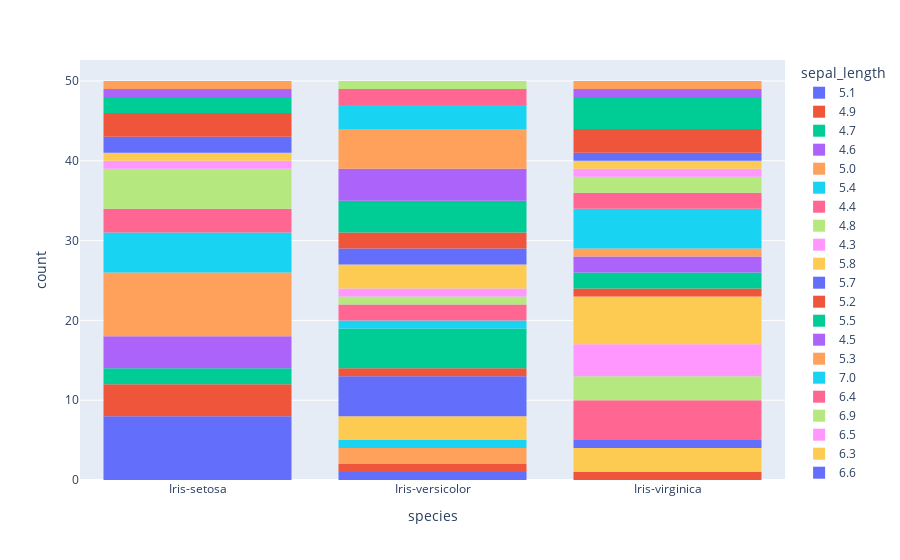

Write notebook code for a chart like this one.
### Code cell
import plotly.express as px

fig1 = px.histogram(Iris, x="species", color="sepal_length")  
fig1.show()

### Figure 1 — Plotly figure (JSON) as saved in the notebook; plotly's stock layout.template omitted (floating-point values rounded to 4 significant figures)
{"data": [{"alignmentgroup": "True", "bingroup": "x", "hovertemplate": "sepal_length=5.1<br>species=%{x}<br>count=%{y}<extra></extra>", "legendgroup": "5.1", "marker": {"color": "#636efa", "pattern": {"shape": ""}}, "name": "5.1", "offsetgroup": "5.1", "orientation": "v", "showlegend": true, "type": "histogram", "x": ["Iris-setosa", "Iris-setosa", "Iris-setosa", "Iris-setosa", "Iris-setosa", "Iris-setosa", "Iris-setosa", "Iris-setosa", "Iris-versicolor"], "xaxis": "x", "yaxis": "y"}, {"alignmentgroup": "True", "bingroup": "x", "hovertemplate": "sepal_length=4.9<br>species=%{x}<br>count=%{y}<extra></extra>", "legendgroup": "4.9", "marker": {"color": "#EF553B", "pattern": {"shape": ""}}, "name": "4.9", "offsetgroup": "4.9", "orientation": "v", "showlegend": true, "type": "histogram", "x": ["Iris-setosa", "Iris-setosa", "Iris-setosa", "Iris-setosa", "Iris-versicolor", "Iris-virginica"], "xaxis": "x", "yaxis": "y"}, {"alignmentgroup": "True", "bingroup": "x", "hovertemplate": "sepal_length=4.7<br>species=%{x}<br>count=%{y}<extra></extra>", "legendgroup": "4.7", "marker": {"color": "#00cc96", "pattern": {"shape": ""}}, "name": "4.7", "offsetgroup": "4.7", "orientation": "v", "showlegend": true, "type": "histogram", "x": ["Iris-setosa", "Iris-setosa"], "xaxis": "x", "yaxis": "y"}, {"alignmentgroup": "True", "bingroup": "x", "hovertemplate": "sepal_length=4.6<br>species=%{x}<br>count=%{y}<extra></extra>", "legendgroup": "4.6", "marker": {"color": "#ab63fa", "pattern": {"shape": ""}}, "name": "4.6", "offsetgroup": "4.6", "orientation": "v", "showlegend": true, "type": "histogram", "x": ["Iris-setosa", "Iris-setosa", "Iris-setosa", "Iris-setosa"], "xaxis": "x", "yaxis": "y"}, {"alignmentgroup": "True", "bingroup": "x", "hovertemplate": "sepal_length=5.0<br>species=%{x}<br>count=%{y}<extra></extra>", "legendgroup": "5.0", "marker": {"color": "#FFA15A", "pattern": {"shape": ""}}, "name": "5.0", "offsetgroup": "5.0", "orientation": "v", "showlegend": true, "type": "histogram", "x": ["Iris-setosa", "Iris-setosa", "Iris-setosa", "Iris-setosa", "Iris-setosa", "Iris-setosa", "Iris-setosa", "Iris-setosa", "Iris-versicolor", "Iris-versicolor"], "xaxis": "x", "yaxis": "y"}, {"alignmentgroup": "True", "bingroup": "x", "hovertemplate": "sepal_length=5.4<br>species=%{x}<br>count=%{y}<extra></extra>", "legendgroup": "5.4", "marker": {"color": "#19d3f3", "pattern": {"shape": ""}}, "name": "5.4", "offsetgroup": "5.4", "orientation": "v", "showlegend": true, "type": "histogram", "x": ["Iris-setosa", "Iris-setosa", "Iris-setosa", "Iris-setosa", "Iris-setosa", "Iris-versicolor"], "xaxis": "x", "yaxis": "y"}, {"alignmentgroup": "True", "bingroup": "x", "hovertemplate": "sepal_length=4.4<br>species=%{x}<br>count=%{y}<extra></extra>", "legendgroup": "4.4", "marker": {"color": "#FF6692", "pattern": {"shape": ""}}, "name": "4.4", "offsetgroup": "4.4", "orientation": "v", "showlegend": true, "type": "histogram", "x": ["Iris-setosa", "Iris-setosa", "Iris-setosa"], "xaxis": "x", "yaxis": "y"}, {"alignmentgroup": "True", "bingroup": "x", "hovertemplate": "sepal_length=4.8<br>species=%{x}<br>count=%{y}<extra></extra>", "legendgroup": "4.8", "marker": {"color": "#B6E880", "pattern": {"shape": ""}}, "name": "4.8", "offsetgroup": "4.8", "orientation": "v", "showlegend": true, "type": "histogram", "x": ["Iris-setosa", "Iris-setosa", "Iris-setosa", "Iris-setosa", "Iris-setosa"], "xaxis": "x", "yaxis": "y"}, {"alignmentgroup": "True", "bingroup": "x", "hovertemplate": "sepal_length=4.3<br>species=%{x}<br>count=%{y}<extra></extra>", "legendgroup": "4.3", "marker": {"color": "#FF97FF", "pattern": {"shape": ""}}, "name": "4.3", "offsetgroup": "4.3", "orientation": "v", "showlegend": true, "type": "histogram", "x": ["Iris-setosa"], "xaxis": "x", "yaxis": "y"}, {"alignmentgroup": "True", "bingroup": "x", "hovertemplate": "sepal_length=5.8<br>species=%{x}<br>count=%{y}<extra></extra>", "legendgroup": "5.8", "marker": {"color": "#FECB52", "pattern": {"shape": ""}}, "name": "5.8", "offsetgroup": "5.8", "orientation": "v", "showlegend": true, "type": "histogram", "x": ["Iris-setosa", "Iris-versicolor", "Iris-versicolor", "Iris-versicolor", "Iris-virginica", "Iris-virginica", "Iris-virginica"], "xaxis": "x", "yaxis": "y"}, {"alignmentgroup": "True", "bingroup": "x", "hovertemplate": "sepal_length=5.7<br>species=%{x}<br>count=%{y}<extra></extra>", "legendgroup": "5.7", "marker": {"color": "#636efa", "pattern": {"shape": ""}}, "name": "5.7", "offsetgroup": "5.7", "orientation": "v", "showlegend": true, "type": "histogram", "x": ["Iris-setosa", "Iris-setosa", "Iris-versicolor", "Iris-versicolor", "Iris-versicolor", "Iris-versicolor", "Iris-versicolor", "Iris-virginica"], "xaxis": "x", "yaxis": "y"}, {"alignmentgroup": "True", "bingroup": "x", "hovertemplate": "sepal_length=5.2<br>species=%{x}<br>count=%{y}<extra></extra>", "legendgroup": "5.2", "marker": {"color": "#EF553B", "pattern": {"shape": ""}}, "name": "5.2", "offsetgroup": "5.2", "orientation": "v", "showlegend": true, "type": "histogram", "x": ["Iris-setosa", "Iris-setosa", "Iris-setosa", "Iris-versicolor"], "xaxis": "x", "yaxis": "y"}, {"alignmentgroup": "True", "bingroup": "x", "hovertemplate": "sepal_length=5.5<br>species=%{x}<br>count=%{y}<extra></extra>", "legendgroup": "5.5", "marker": {"color": "#00cc96", "pattern": {"shape": ""}}, "name": "5.5", "offsetgroup": "5.5", "orientation": "v", "showlegend": true, "type": "histogram", "x": ["Iris-setosa", "Iris-setosa", "Iris-versicolor", "Iris-versicolor", "Iris-versicolor", "Iris-versicolor", "Iris-versicolor"], "xaxis": "x", "yaxis": "y"}, {"alignmentgroup": "True", "bingroup": "x", "hovertemplate": "sepal_length=4.5<br>species=%{x}<br>count=%{y}<extra></extra>", "legendgroup": "4.5", "marker": {"color": "#ab63fa", "pattern": {"shape": ""}}, "name": "4.5", "offsetgroup": "4.5", "orientation": "v", "showlegend": true, "type": "histogram", "x": ["Iris-setosa"], "xaxis": "x", "yaxis": "y"}, {"alignmentgroup": "True", "bingroup": "x", "hovertemplate": "sepal_length=5.3<br>species=%{x}<br>count=%{y}<extra></extra>", "legendgroup": "5.3", "marker": {"color": "#FFA15A", "pattern": {"shape": ""}}, "name": "5.3", "offsetgroup": "5.3", "orientation": "v", "showlegend": true, "type": "histogram", "x": ["Iris-setosa"], "xaxis": "x", "yaxis": "y"}, {"alignmentgroup": "True", "bingroup": "x", "hovertemplate": "sepal_length=7.0<br>species=%{x}<br>count=%{y}<extra></extra>", "legendgroup": "7.0", "marker": {"color": "#19d3f3", "pattern": {"shape": ""}}, "name": "7.0", "offsetgroup": "7.0", "orientation": "v", "showlegend": true, "type": "histogram", "x": ["Iris-versicolor"], "xaxis": "x", "yaxis": "y"}, {"alignmentgroup": "True", "bingroup": "x", "hovertemplate": "sepal_length=6.4<br>species=%{x}<br>count=%{y}<extra></extra>", "legendgroup": "6.4", "marker": {"color": "#FF6692", "pattern": {"shape": ""}}, "name": "6.4", "offsetgroup": "6.4", "orientation": "v", "showlegend": true, "type": "histogram", "x": ["Iris-versicolor", "Iris-versicolor", "Iris-virginica", "Iris-virginica", "Iris-virginica", "Iris-virginica", "Iris-virginica"], "xaxis": "x", "yaxis": "y"}, {"alignmentgroup": "True", "bingroup": "x", "hovertemplate": "sepal_length=6.9<br>species=%{x}<br>count=%{y}<extra></extra>", "legendgroup": "6.9", "marker": {"color": "#B6E880", "pattern": {"shape": ""}}, "name": "6.9", "offsetgroup": "6.9", "orientation": "v", "showlegend": true, "type": "histogram", "x": ["Iris-versicolor", "Iris-virginica", "Iris-virginica", "Iris-virginica"], "xaxis": "x", "yaxis": "y"}, {"alignmentgroup": "True", "bingroup": "x", "hovertemplate": "sepal_length=6.5<br>species=%{x}<br>count=%{y}<extra></extra>", "legendgroup": "6.5", "marker": {"color": "#FF97FF", "pattern": {"shape": ""}}, "name": "6.5", "offsetgroup": "6.5", "orientation": "v", "showlegend": true, "type": "histogram", "x": ["Iris-versicolor", "Iris-virginica", "Iris-virginica", "Iris-virginica", "Iris-virginica"], "xaxis": "x", "yaxis": "y"}, {"alignmentgroup": "True", "bingroup": "x", "hovertemplate": "sepal_length=6.3<br>species=%{x}<br>count=%{y}<extra></extra>", "legendgroup": "6.3", "marker": {"color": "#FECB52", "pattern": {"shape": ""}}, "name": "6.3", "offsetgroup": "6.3", "orientation": "v", "showlegend": true, "type": "histogram", "x": ["Iris-versicolor", "Iris-versicolor", "Iris-versicolor", "Iris-virginica", "Iris-virginica", "Iris-virginica", "Iris-virginica", "Iris-virginica", "Iris-virginica"], "xaxis": "x", "yaxis": "y"}, {"alignmentgroup": "True", "bingroup": "x", "hovertemplate": "sepal_length=6.6<br>species=%{x}<br>count=%{y}<extra></extra>", "legendgroup": "6.6", "marker": {"color": "#636efa", "pattern": {"shape": ""}}, "name": "6.6", "offsetgroup": "6.6", "orientation": "v", "showlegend": true, "type": "histogram", "x": ["Iris-versicolor", "Iris-versicolor"], "xaxis": "x", "yaxis": "y"}, {"alignmentgroup": "True", "bingroup": "x", "hovertemplate": "sepal_length=5.9<br>species=%{x}<br>count=%{y}<extra></extra>", "legendgroup": "5.9", "marker": {"color": "#EF553B", "pattern": {"shape": ""}}, "name": "5.9", "offsetgroup": "5.9", "orientation": "v", "showlegend": true, "type": "histogram", "x": ["Iris-versicolor", "Iris-versicolor", "Iris-virginica"], "xaxis": "x", "yaxis": "y"}, {"alignmentgroup": "True", "bingroup": "x", "hovertemplate": "sepal_length=6.0<br>species=%{x}<br>count=%{y}<extra></extra>", "legendgroup": "6.0", "marker": {"color": "#00cc96", "pattern": {"shape": ""}}, "name": "6.0", "offsetgroup": "6.0", "orientation": "v", "showlegend": true, "type": "histogram", "x": ["Iris-versicolor", "Iris-versicolor", "Iris-versicolor", "Iris-versicolor", "Iris-virginica", "Iris-virginica"], "xaxis": "x", "yaxis": "y"}, {"alignmentgroup": "True", "bingroup": "x", "hovertemplate": "sepal_length=6.1<br>species=%{x}<br>count=%{y}<extra></extra>", "legendgroup": "6.1", "marker": {"color": "#ab63fa", "pattern": {"shape": ""}}, "name": "6.1", "offsetgroup": "6.1", "orientation": "v", "showlegend": true, "type": "histogram", "x": ["Iris-versicolor", "Iris-versicolor", "Iris-versicolor", "Iris-versicolor", "Iris-virginica", "Iris-virginica"], "xaxis": "x", "yaxis": "y"}, {"alignmentgroup": "True", "bingroup": "x", "hovertemplate": "sepal_length=5.6<br>species=%{x}<br>count=%{y}<extra></extra>", "legendgroup": "5.6", "marker": {"color": "#FFA15A", "pattern": {"shape": ""}}, "name": "5.6", "offsetgroup": "5.6", "orientation": "v", "showlegend": true, "type": "histogram", "x": ["Iris-versicolor", "Iris-versicolor", "Iris-versicolor", "Iris-versicolor", "Iris-versicolor", "Iris-virginica"], "xaxis": "x", "yaxis": "y"}, {"alignmentgroup": "True", "bingroup": "x", "hovertemplate": "sepal_length=6.7<br>species=%{x}<br>count=%{y}<extra></extra>", "legendgroup": "6.7", "marker": {"color": "#19d3f3", "pattern": {"shape": ""}}, "name": "6.7", "offsetgroup": "6.7", "orientation": "v", "showlegend": true, "type": "histogram", "x": ["Iris-versicolor", "Iris-versicolor", "Iris-versicolor", "Iris-virginica", "Iris-virginica", "Iris-virginica", "Iris-virginica", "Iris-virginica"], "xaxis": "x", "yaxis": "y"}, {"alignmentgroup": "True", "bingroup": "x", "hovertemplate": "sepal_length=6.2<br>species=%{x}<br>count=%{y}<extra></extra>", "legendgroup": "6.2", "marker": {"color": "#FF6692", "pattern": {"shape": ""}}, "name": "6.2", "offsetgroup": "6.2", "orientation": "v", "showlegend": true, "type": "histogram", "x": ["Iris-versicolor", "Iris-versicolor", "Iris-virginica", "Iris-virginica"], "xaxis": "x", "yaxis": "y"}, {"alignmentgroup": "True", "bingroup": "x", "hovertemplate": "sepal_length=6.8<br>species=%{x}<br>count=%{y}<extra></extra>", "legendgroup": "6.8", "marker": {"color": "#B6E880", "pattern": {"shape": ""}}, "name": "6.8", "offsetgroup": "6.8", "orientation": "v", "showlegend": true, "type": "histogram", "x": ["Iris-versicolor", "Iris-virginica", "Iris-virginica"], "xaxis": "x", "yaxis": "y"}, {"alignmentgroup": "True", "bingroup": "x", "hovertemplate": "sepal_length=7.1<br>species=%{x}<br>count=%{y}<extra></extra>", "legendgroup": "7.1", "marker": {"color": "#FF97FF", "pattern": {"shape": ""}}, "name": "7.1", "offsetgroup": "7.1", "orientation": "v", "showlegend": true, "type": "histogram", "x": ["Iris-virginica"], "xaxis": "x", "yaxis": "y"}, {"alignmentgroup": "True", "bingroup": "x", "hovertemplate": "sepal_length=7.6<br>species=%{x}<br>count=%{y}<extra></extra>", "legendgroup": "7.6", "marker": {"color": "#FECB52", "pattern": {"shape": ""}}, "name": "7.6", "offsetgroup": "7.6", "orientation": "v", "showlegend": true, "type": "histogram", "x": ["Iris-virginica"], "xaxis": "x", "yaxis": "y"}, {"alignmentgroup": "True", "bingroup": "x", "hovertemplate": "sepal_length=7.3<br>species=%{x}<br>count=%{y}<extra></extra>", "legendgroup": "7.3", "marker": {"color": "#636efa", "pattern": {"shape": ""}}, "name": "7.3", "offsetgroup": "7.3", "orientation": "v", "showlegend": true, "type": "histogram", "x": ["Iris-virginica"], "xaxis": "x", "yaxis": "y"}, {"alignmentgroup": "True", "bingroup": "x", "hovertemplate": "sepal_length=7.2<br>species=%{x}<br>count=%{y}<extra></extra>", "legendgroup": "7.2", "marker": {"color": "#EF553B", "pattern": {"shape": ""}}, "name": "7.2", "offsetgroup": "7.2", "orientation": "v", "showlegend": true, "type": "histogram", "x": ["Iris-virginica", "Iris-virginica", "Iris-virginica"], "xaxis": "x", "yaxis": "y"}, {"alignmentgroup": "True", "bingroup": "x", "hovertemplate": "sepal_length=7.7<br>species=%{x}<br>count=%{y}<extra></extra>", "legendgroup": "7.7", "marker": {"color": "#00cc96", "pattern": {"shape": ""}}, "name": "7.7", "offsetgroup": "7.7", "orientation": "v", "showlegend": true, "type": "histogram", "x": ["Iris-virginica", "Iris-virginica", "Iris-virginica", "Iris-virginica"], "xaxis": "x", "yaxis": "y"}, {"alignmentgroup": "True", "bingroup": "x", "hovertemplate": "sepal_length=7.4<br>species=%{x}<br>count=%{y}<extra></extra>", "legendgroup": "7.4", "marker": {"color": "#ab63fa", "pattern": {"shape": ""}}, "name": "7.4", "offsetgroup": "7.4", "orientation": "v", "showlegend": true, "type": "histogram", "x": ["Iris-virginica"], "xaxis": "x", "yaxis": "y"}, {"alignmentgroup": "True", "bingroup": "x", "hovertemplate": "sepal_length=7.9<br>species=%{x}<br>count=%{y}<extra></extra>", "legendgroup": "7.9", "marker": {"color": "#FFA15A", "pattern": {"shape": ""}}, "name": "7.9", "offsetgroup": "7.9", "orientation": "v", "showlegend": true, "type": "histogram", "x": ["Iris-virginica"], "xaxis": "x", "yaxis": "y"}], "layout": {"barmode": "relative", "legend": {"title": {"text": "sepal_length"}, "tracegroupgap": 0}, "margin": {"t": 60}, "xaxis": {"anchor": "y", "domain": [0, 1], "title": {"text": "species"}}, "yaxis": {"anchor": "x", "domain": [0, 1], "title": {"text": "count"}}}}
